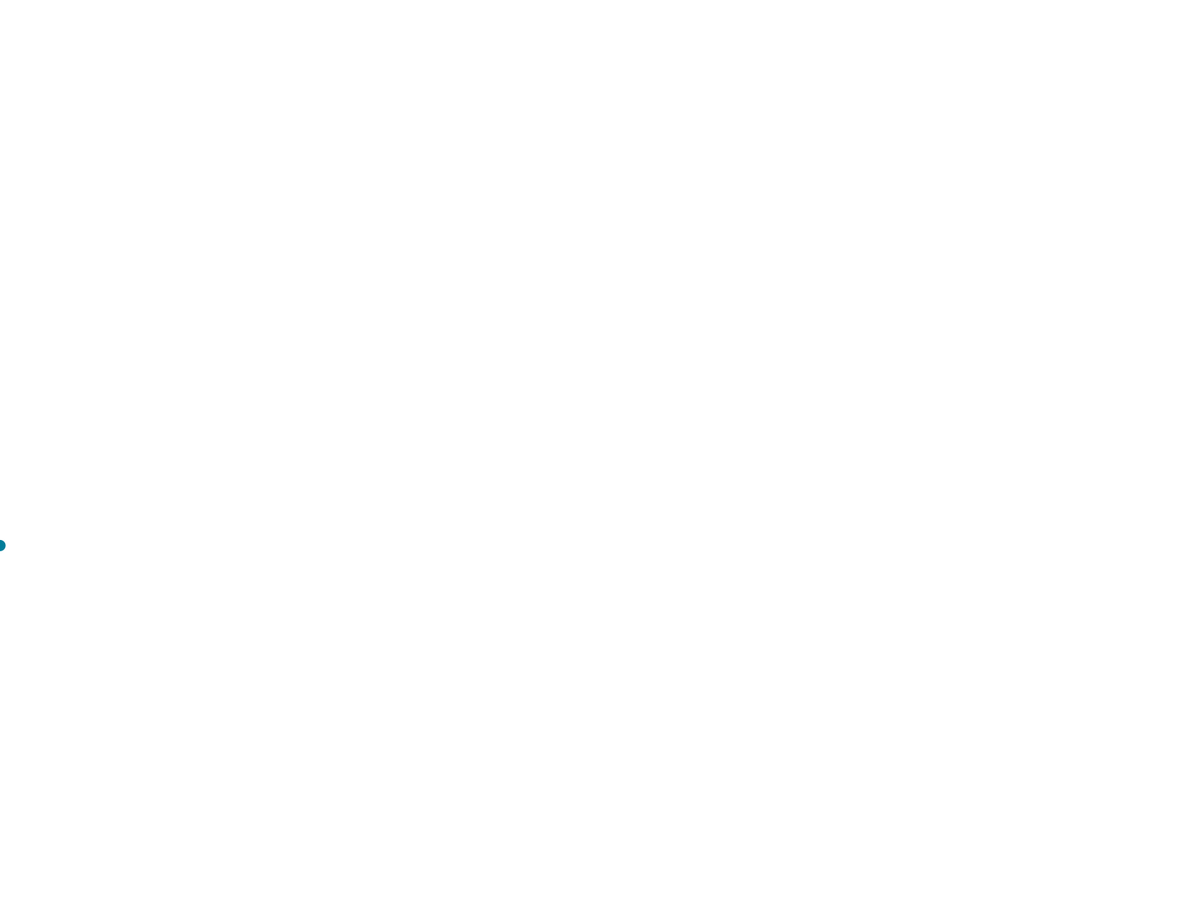
Frame 1 (no input)
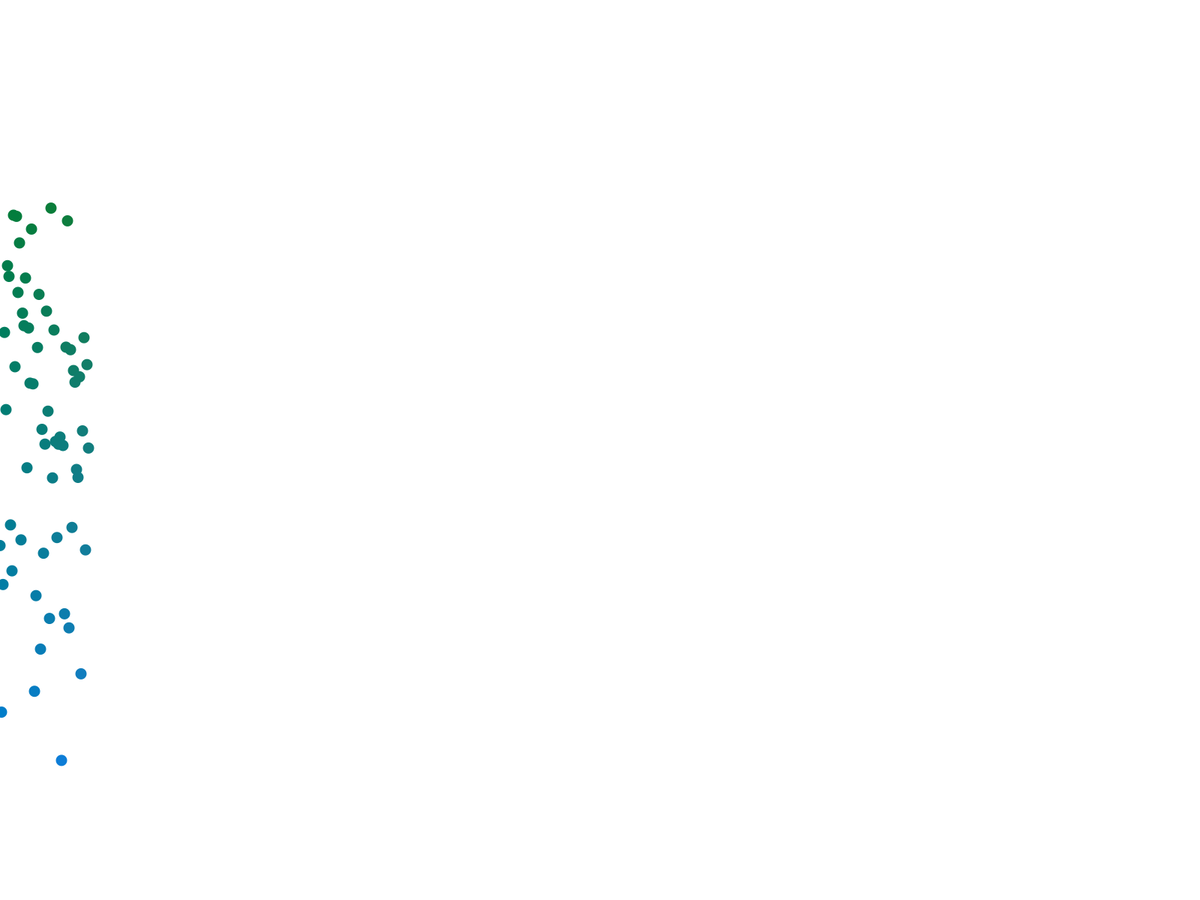
Frame 60 (the mouse pressed at the canvas centre just before this capture)
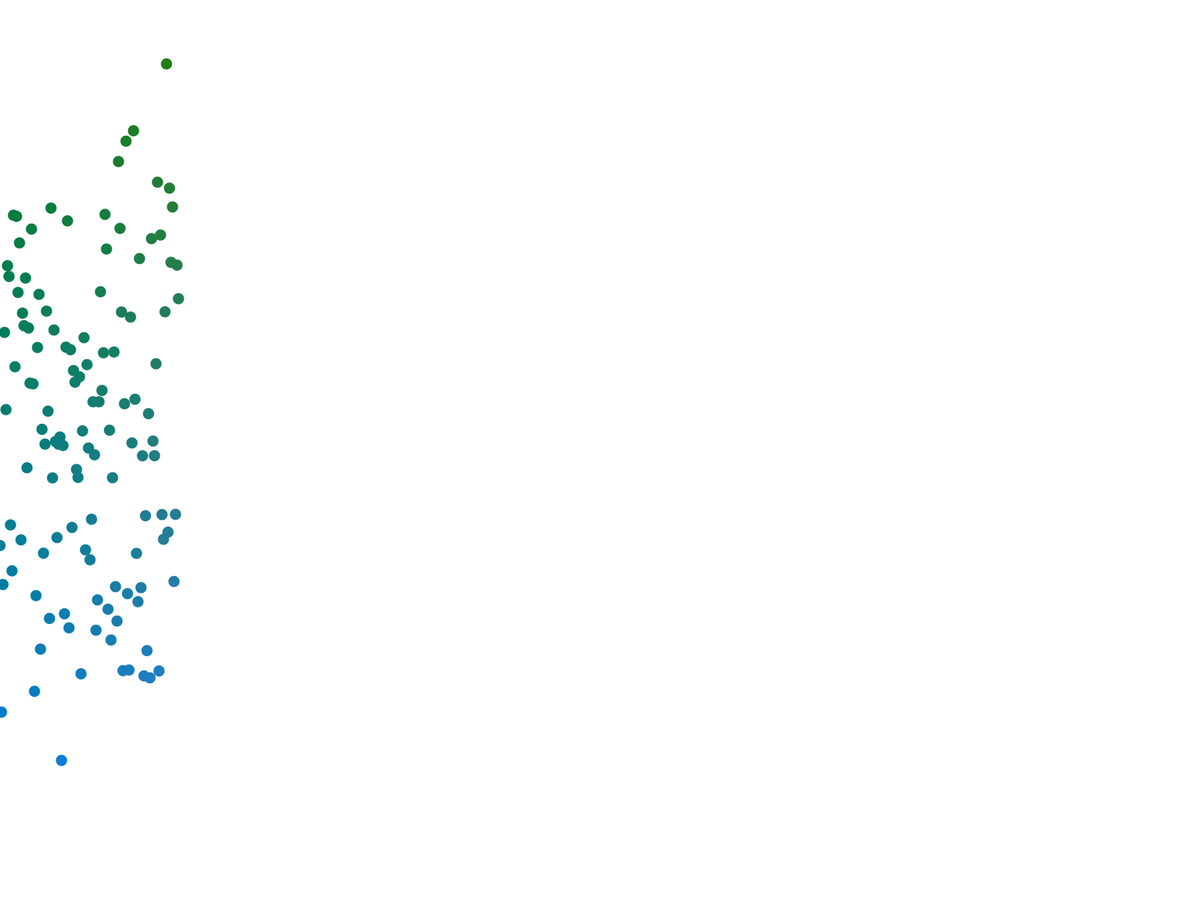
Frame 120 (the mouse held since frame 60 and released just before this capture)

The Processing sketch that drew these frames (run headless with seeded random() and noise(); from frame 60 on, the mouse is pressed at the canvas centre):

// Processing sketch: perlin_name
// ── perlin_name.pde
float t = 0;
float s = 2;
float r=15;
String l = "SARAH";

void setup(){
  background(255);
  fullScreen();
}

void draw() {
  noStroke();
  float n = noise(t);
  float y = map(n,0,1,0,height);
    fill(map(t,0,width,0,255),125,map(y,0,height,0,255));
  ellipse(t,y,r,r);
 textAlign(CENTER,CENTER);
  fill(255);
  textSize(width/5);
  text(l,0,0,width,height);
  t += s;
  if(t>=width){
  r=r+20;
  s=s*1.1;
  t=0;
}
constrain(r,0,100);
println(s);
}
